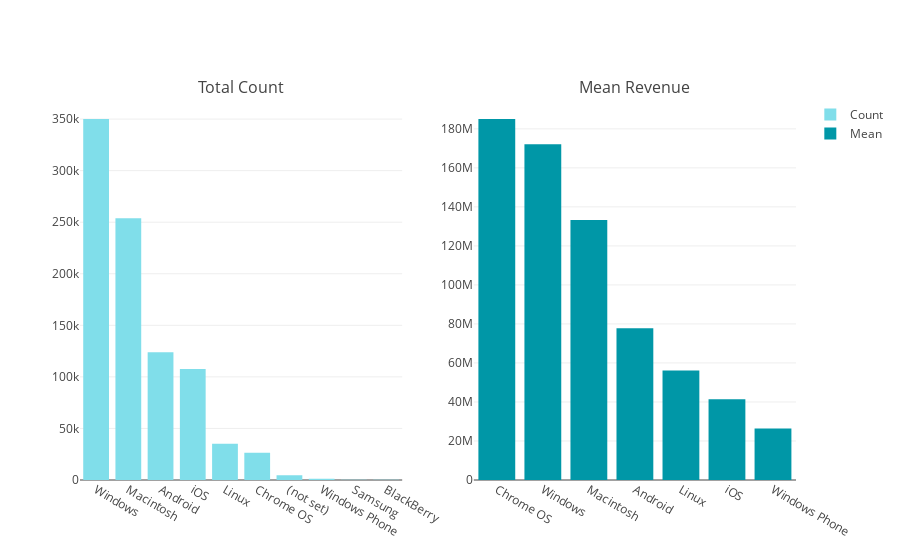

Notebook code cell kept with this figure:
### Code cell
count_mean('device.operatingSystem',"#80DEEA","#0097A7")

### Figure 1 — Plotly figure (JSON) as saved in the notebook; plotly's stock layout.template omitted (floating-point values rounded to 4 significant figures)
{"data": [{"marker": {"color": "#80DEEA"}, "name": "Count", "type": "bar", "uid": "5c4b7ac6-e715-11e8-a103-8c859051acaa", "x": ["Windows", "Macintosh", "Android", "iOS", "Linux", "Chrome OS", "(not set)", "Windows Phone", "Samsung", "BlackBerry"], "xaxis": "x", "y": [350072, 253938, 123892, 107665, 35034, 26337, 4695, 1216, 280, 218], "yaxis": "y"}, {"marker": {"color": "#0097A7"}, "name": "Mean", "type": "bar", "uid": "5c4c0d0c-e715-11e8-8000-8c859051acaa", "x": ["Chrome OS", "Windows", "Macintosh", "Android", "Linux", "iOS", "Windows Phone"], "xaxis": "x2", "y": [185000000.0, 172100000.0, 133300000.0, 77820000.0, 56150000.0, 41360000.0, 26400000], "yaxis": "y2"}], "layout": {"annotations": [{"font": {"size": 16}, "showarrow": false, "text": "Total Count", "x": 0.225, "xanchor": "center", "xref": "paper", "y": 1, "yanchor": "bottom", "yref": "paper"}, {"font": {"size": 16}, "showarrow": false, "text": "Mean Revenue", "x": 0.775, "xanchor": "center", "xref": "paper", "y": 1, "yanchor": "bottom", "yref": "paper"}], "xaxis": {"anchor": "y", "domain": [0, 0.45]}, "xaxis2": {"anchor": "y2", "domain": [0.55, 1]}, "yaxis": {"anchor": "x", "domain": [0, 1]}, "yaxis2": {"anchor": "x2", "domain": [0, 1]}}}
